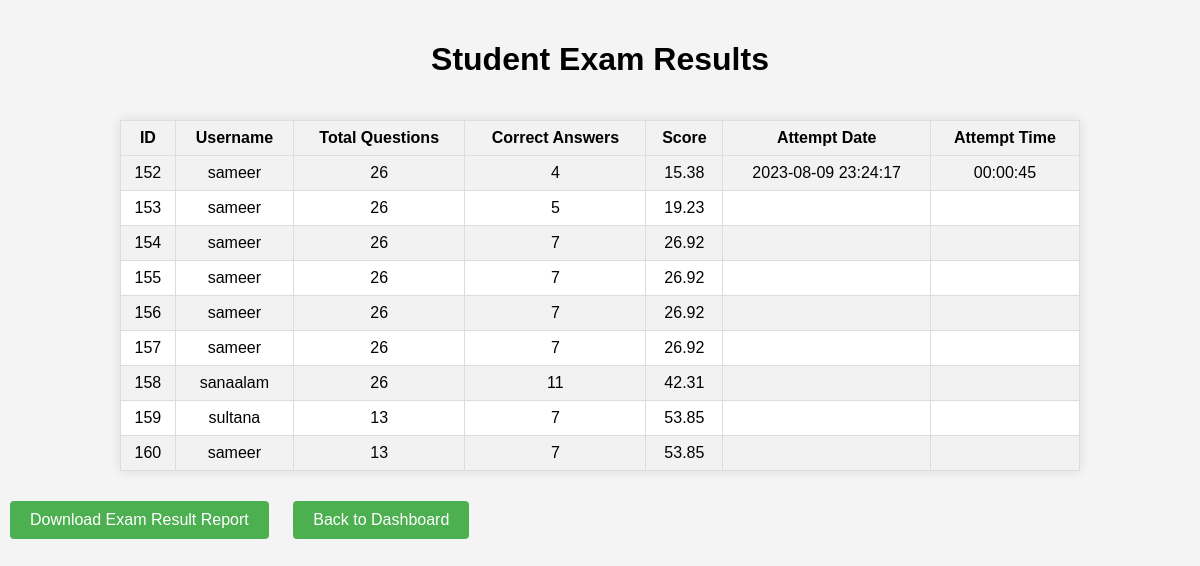
The app's page /admin_exam_result.php with its own data.
### tables this page shows
CREATE TABLE `exam_results` (
  `id` int(11) NOT NULL,
  `username` varchar(25) NOT NULL,
  `total_questions` int(11) NOT NULL,
  `correct_answers` int(11) NOT NULL,
  `score` decimal(5,2) NOT NULL,
  `attempt_date` datetime DEFAULT NULL,
  `attempt_time` time DEFAULT NULL
);

### admin_exam_result.php (the view, shortened to what this page needs)
<!DOCTYPE html>
<html>
<head>
</head>
<body>
<h1>Student Exam Results</h1>
<table>
    <tr>
        <th>ID</th>
        <th>Username</th>
        <th>Total Questions</th>
        <th>Correct Answers</th>
        <th>Score</th>
        <th>Attempt Date</th>
        <th>Attempt Time</th>
    </tr>
    <?php
    $host = 'localhost';
    $username = 'root';
    $password = 'root';
    $database = 'quiz';
    $conn = new mysqli($host, $username, $password, $database);
    $sql = "SELECT * FROM exam_results ORDER BY attempt_date DESC";
    $result = $conn->query($sql);
    if ($result->num_rows > 0) {
        while ($row = $result->fetch_assoc()) {
            echo "<tr>";
            echo "<td>" . $row['id'] . "</td>";
            echo "<td>" . $row['username'] . "</td>";
            echo "<td>" . $row['total_questions'] . "</td>";
            echo "<td>" . $row['correct_answers'] . "</td>";
            echo "<td>" . $row['score'] . "</td>";
            echo "<td>" . $row['attempt_date'] . "</td>";
            echo "<td>" . $row['attempt_time'] . "</td>";
            echo "</tr>";
        }
    } else {
        echo "<tr><td colspan='7'>No results found</td></tr>";
    }
    ?>
</table>
<div class="download-link">
<a href="download_results.php" target="_blank" class="button">Download Exam Result Report</a>
<a href="admin_dashboard.php" class="button">Back to Dashboard</a>
</div>
</body>
</html>

### admin_exam_result.php (style rules this page uses)
body { font-family: Arial, sans-serif; margin: 0; padding: 0; background-color: #f4f4f4; }
h1 { text-align: center; padding: 20px; }
table { border-collapse: collapse; width: 80%; margin: 20px auto; background-color: white; box-shadow: 0px 0px 10px rgba(0, 0, 0, 0.1); }
th, td { border: 1px solid #ddd; padding: 8px; text-align: center; }
th { background-color: #f2f2f2; }
tr:nth-child(even) { background-color: #f2f2f2; }
.button { display: inline-block; padding: 10px 20px; background-color: #4caf50; color: #fff; text-align: center; text-decoration: none; border-radius: 4px; border: none; cursor: pointer; margin: 10px; transition: background-color 0.3s; }

### records on screen
exam_results: id "152", username "sameer", total_questions "26", correct_answers "4", score "15.38", attempt_date "2023-08-09 23:24:17", attempt_time "00:00:45"
exam_results: id "153", username "sameer", total_questions "26", correct_answers "5", score "19.23"
exam_results: id "154", username "sameer", total_questions "26", correct_answers "7", score "26.92"
exam_results: id "155", username "sameer", total_questions "26", correct_answers "7", score "26.92"
exam_results: id "156", username "sameer", total_questions "26", correct_answers "7", score "26.92"
exam_results: id "157", username "sameer", total_questions "26", correct_answers "7", score "26.92"
exam_results: id "158", username "sanaalam", total_questions "26", correct_answers "11", score "42.31"
exam_results: id "159", username "sultana", total_questions "13", correct_answers "7", score "53.85"
exam_results: id "160", username "sameer", total_questions "13", correct_answers "7", score "53.85"
